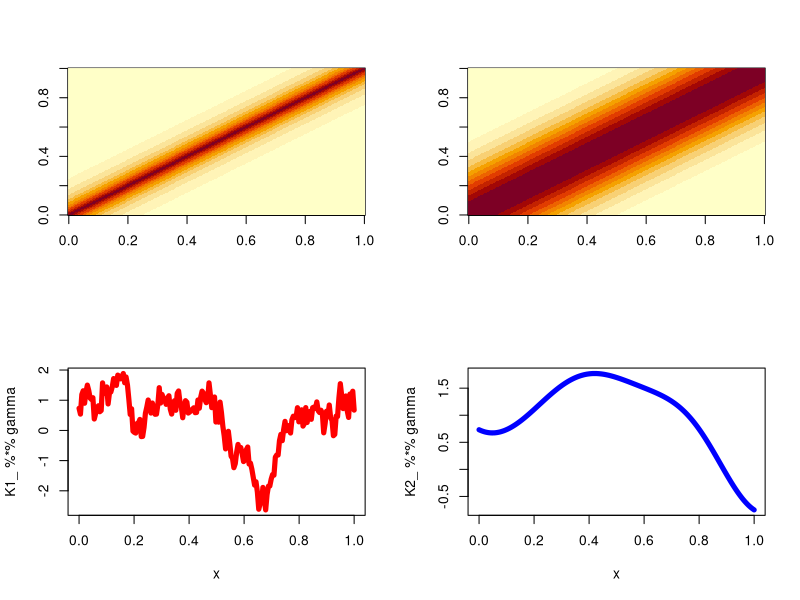

R code for this plot:
n=200
x=seq(0,1,length.out=n)
alpha=0.1
k1=function(x,alpha) exp(-x/alpha)
k2=function(x,alpha) exp(-x^2/alpha)
K1=k1(as.matrix(dist(x)),alpha)
K2=k2(as.matrix(dist(x)),alpha)

par(mfrow=c(2,2))
image(K1)
image(K2)

K1_ = t(chol(K1 + diag(1e-8,n)))
K2_ = t(chol(K2 + diag(1e-8,n)))

gamma = cbind(rnorm(n))

plot(x,K1_%*%gamma,type='l',col='red',lwd=5)
plot(x,K2_%*%gamma,type='l',col='blue',lwd=5)